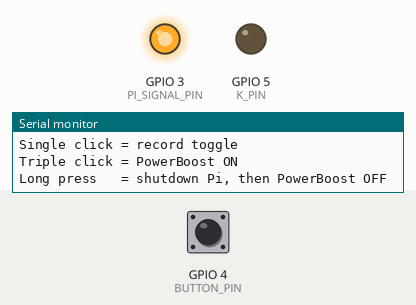
Bench run of a sketch on a simulated ESP32-C3. Parts: output pins drawn as LEDs (lit = HIGH), the last lines printed to the serial monitor. Inputs (shaded band) come from the test bench; at power-on: GPIO 4 (BUTTON_PIN) HIGH.

Above: at 1.5 s.
1.6 s: GPIO 4 (BUTTON_PIN) pulled LOW for 0.15 s
At 2.42 s:
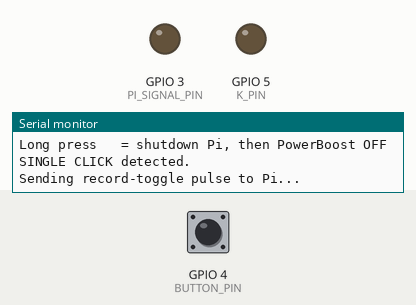
4.0 s: GPIO 4 (BUTTON_PIN) pulled LOW for 1 s
At 6.9 s:
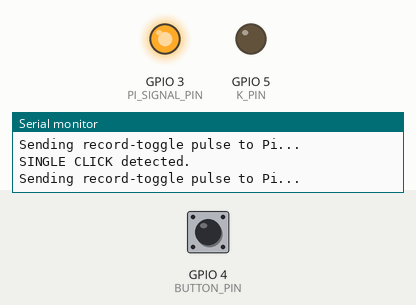
7.2 s: GPIO 4 (BUTTON_PIN) pulsed LOW 5 times (0.12 s each, 0.3 s apart)
At 9.17 s:
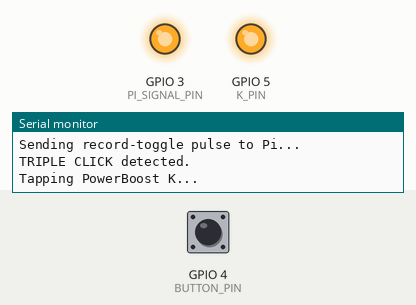
Timing chart, 0 to 10.7 s (numbered marks = the images above; inputs shaded):
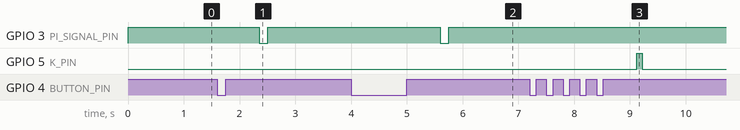

Measured:
- after the input at 1.6 s, GPIO 3 (PI_SIGNAL_PIN): HIGH → LOW after 0.75 s, → HIGH 0.15 s later
- after the input at 4.0 s, GPIO 3 (PI_SIGNAL_PIN): HIGH → LOW after 1.6 s, → HIGH 0.15 s later
- after the input at 7.2 s, GPIO 5 (K_PIN): LOW → HIGH after 1.9 s, → LOW 0.10 s later

The sketch:

esp32_controller.ino
```cpp
#include <Arduino.h>

// ESP32-C3 Super Mini -> Raspberry Pi recorder controller
//
// Wiring:
//   GPIO 4 -> momentary button -> common GND
//   GPIO 5 -> 1K resistor -> base of 2N2222 controlling PowerBoost K
//   GPIO 3 -> Raspberry Pi physical pin 10 (GPIO15)
//   ESP32 GND -> common ground
//
// Behavior:
//   Single click -> short LOW pulse to Pi = RECORD_TOGGLE
//   Triple click -> one K tap = turn PowerBoost/Pi on
//   Long press   -> tell Pi to shut down, wait, then DOUBLE-TAP K
//                   to turn the PowerBoost 5V output off
//
// GPIO3 is open-drain so the always-on ESP32 does NOT drive voltage
// into the Raspberry Pi while the Pi is powered off.

const int BUTTON_PIN = 4;
const int K_PIN = 5;
const int PI_SIGNAL_PIN = 3;

const unsigned long DEBOUNCE_MS = 40;
const unsigned long CLICK_WINDOW_MS = 600;
const unsigned long LONG_PRESS_MS = 2500;

// K-button timing
// The FM5324HJ1 recognizes a short press as a tap and a double press
// as "turn boost output off."
const unsigned long K_TAP_MS = 100;
const unsigned long K_DOUBLE_GAP_MS = 150;

// Pulse lengths sent to Raspberry Pi
const unsigned long RECORD_PULSE_MS = 150;
const unsigned long SHUTDOWN_PULSE_MS = 1200;

// Give Linux time to finish shutting down before removing 5V.
const unsigned long SHUTDOWN_CUT_DELAY_MS = 15000;

bool buttonWasDown = false;
unsigned long buttonDownAt = 0;

int clickCount = 0;
unsigned long lastClickAt = 0;


void setKPressed(bool pressed) {
  // GPIO5 HIGH turns on the NPN transistor,
  // which pulls the PowerBoost K pin to common ground.
  digitalWrite(K_PIN, pressed ? HIGH : LOW);
}


void tapK() {
  Serial.println("Tapping PowerBoost K...");

  setKPressed(true);
  delay(K_TAP_MS);
  setKPressed(false);

  Serial.println("K tap complete.");
}


void doubleTapK() {
  Serial.println("Double-tapping PowerBoost K to turn 5V off...");

  setKPressed(true);
  delay(K_TAP_MS);
  setKPressed(false);

  delay(K_DOUBLE_GAP_MS);

  setKPressed(true);
  delay(K_TAP_MS);
  setKPressed(false);

  Serial.println("K double-tap complete.");
}


void signalPi(unsigned long pulseLengthMs) {
  // Open-drain line: LOW actively pulls the Pi input to ground.
  // HIGH releases the line so the Pi's own pull-up holds it high.
  digitalWrite(PI_SIGNAL_PIN, LOW);
  delay(pulseLengthMs);
  digitalWrite(PI_SIGNAL_PIN, HIGH);
}


void shutdownPiAndCutPower() {
  Serial.println("Sending shutdown request to Pi...");
  signalPi(SHUTDOWN_PULSE_MS);

  Serial.println("Waiting for Raspberry Pi to shut down...");
  delay(SHUTDOWN_CUT_DELAY_MS);

  // FM5324HJ1: double press on K disables boost output.
  doubleTapK();
}


void setup() {
  Serial.begin(115200);

  pinMode(BUTTON_PIN, INPUT_PULLUP);

  pinMode(K_PIN, OUTPUT);
  setKPressed(false);

  pinMode(PI_SIGNAL_PIN, OUTPUT_OPEN_DRAIN);
  digitalWrite(PI_SIGNAL_PIN, HIGH);  // release line

  delay(300);

  Serial.println();
  Serial.println("ESP32 recorder controller started.");
  Serial.println("Single click = record toggle");
  Serial.println("Triple click = PowerBoost ON");
  Serial.println("Long press   = shutdown Pi, then PowerBoost OFF");
}


void loop() {
  bool buttonDown = (digitalRead(BUTTON_PIN) == LOW);

  if (buttonDown && !buttonWasDown) {
    buttonDownAt = millis();
    buttonWasDown = true;
    delay(DEBOUNCE_MS);
  }

  if (!buttonDown && buttonWasDown) {
    unsigned long pressLength = millis() - buttonDownAt;
    buttonWasDown = false;

    if (pressLength >= LONG_PRESS_MS) {
      clickCount = 0;

      Serial.println("LONG PRESS detected.");
      shutdownPiAndCutPower();
    } else {
      clickCount++;
      lastClickAt = millis();
    }

    delay(DEBOUNCE_MS);
  }

  if (clickCount > 0 &&
      millis() - lastClickAt > CLICK_WINDOW_MS) {

    if (clickCount == 1) {
      Serial.println("SINGLE CLICK detected.");
      Serial.println("Sending record-toggle pulse to Pi...");
      signalPi(RECORD_PULSE_MS);
    }
    else if (clickCount == 2) {
      Serial.println("DOUBLE CLICK detected.");
      // Intentionally unused.
    }
    else if (clickCount >= 3) {
      Serial.println("TRIPLE CLICK detected.");
      tapK();
    }

    clickCount = 0;
  }
}
```
